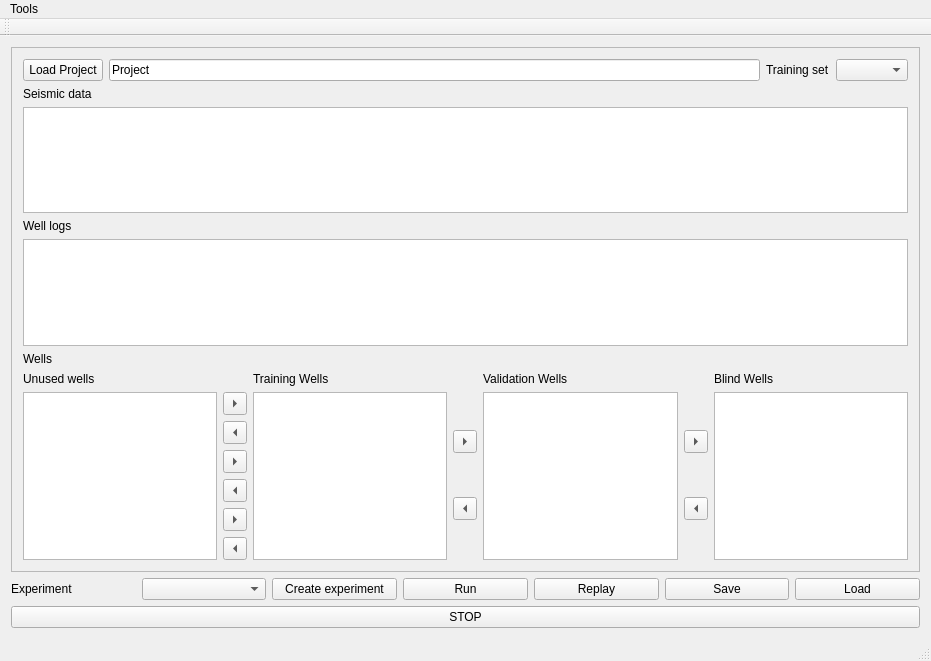
<?xml version="1.0" encoding="UTF-8"?>
<ui version="4.0">
 <class>BnniMainWindow</class>
 <widget class="QMainWindow" name="BnniMainWindow">
  <property name="geometry">
   <rect>
    <x>0</x>
    <y>0</y>
    <width>931</width>
    <height>661</height>
   </rect>
  </property>
  <property name="windowTitle">
   <string>BnniMainWindow</string>
  </property>
  <widget class="QWidget" name="centralWidget">
   <layout class="QVBoxLayout" name="mainVerticalLayout">
    <item>
     <widget class="QScrollArea" name="scrollArea">
      <property name="widgetResizable">
       <bool>true</bool>
      </property>
      <widget class="QWidget" name="notCentralWidget">
       <property name="geometry">
        <rect>
         <x>0</x>
         <y>0</y>
         <width>909</width>
         <height>509</height>
        </rect>
       </property>
       <layout class="QVBoxLayout" name="verticalLayout">
        <item>
         <layout class="QHBoxLayout" name="survey_layout">
          <item>
           <widget class="QPushButton" name="loadProject">
            <property name="text">
             <string>Load Project</string>
            </property>
           </widget>
          </item>
          <item>
           <widget class="QLineEdit" name="projectLineEdit">
            <property name="text">
             <string>Project</string>
            </property>
            <property name="readOnly">
             <bool>true</bool>
            </property>
           </widget>
          </item>
          <item>
           <layout class="QHBoxLayout" name="horizontalLayout">
            <item>
             <widget class="QLabel" name="label_4">
              <property name="text">
               <string>Training set</string>
              </property>
             </widget>
            </item>
            <item>
             <widget class="QComboBox" name="jsonComboBox"/>
            </item>
           </layout>
          </item>
         </layout>
        </item>
        <item>
         <widget class="QLabel" name="seismic">
          <property name="text">
           <string>Seismic data</string>
          </property>
         </widget>
        </item>
        <item>
         <widget class="QTableWidget" name="seismicTable">
          <property name="selectionMode">
           <enum>QAbstractItemView::MultiSelection</enum>
          </property>
          <property name="selectionBehavior">
           <enum>QAbstractItemView::SelectRows</enum>
          </property>
         </widget>
        </item>
        <item>
         <widget class="QLabel" name="logs">
          <property name="text">
           <string>Well logs</string>
          </property>
         </widget>
        </item>
        <item>
         <widget class="QTableWidget" name="logTable">
          <property name="selectionMode">
           <enum>QAbstractItemView::MultiSelection</enum>
          </property>
          <property name="selectionBehavior">
           <enum>QAbstractItemView::SelectRows</enum>
          </property>
         </widget>
        </item>
        <item>
         <widget class="QLabel" name="wells">
          <property name="text">
           <string>Wells</string>
          </property>
         </widget>
        </item>
        <item>
         <layout class="QGridLayout" name="gridLayout">
          <item row="1" column="0">
           <widget class="QListWidget" name="wellList">
            <property name="dragEnabled">
             <bool>false</bool>
            </property>
            <property name="dragDropMode">
             <enum>QAbstractItemView::NoDragDrop</enum>
            </property>
            <property name="defaultDropAction">
             <enum>Qt::MoveAction</enum>
            </property>
            <property name="selectionMode">
             <enum>QAbstractItemView::MultiSelection</enum>
            </property>
            <property name="sortingEnabled">
             <bool>true</bool>
            </property>
           </widget>
          </item>
          <item row="1" column="5">
           <layout class="QVBoxLayout" name="verticalLayout_2">
            <item>
             <widget class="QToolButton" name="trainToVal">
              <property name="text">
               <string>...</string>
              </property>
              <property name="arrowType">
               <enum>Qt::RightArrow</enum>
              </property>
             </widget>
            </item>
            <item>
             <widget class="QToolButton" name="valToTrain">
              <property name="text">
               <string>...</string>
              </property>
              <property name="arrowType">
               <enum>Qt::LeftArrow</enum>
              </property>
             </widget>
            </item>
           </layout>
          </item>
          <item row="0" column="2">
           <widget class="QLabel" name="trainLabel">
            <property name="text">
             <string>Training Wells</string>
            </property>
           </widget>
          </item>
          <item row="1" column="8">
           <layout class="QVBoxLayout" name="verticalLayout_3">
            <item>
             <widget class="QToolButton" name="valToBlind">
              <property name="text">
               <string>...</string>
              </property>
              <property name="arrowType">
               <enum>Qt::RightArrow</enum>
              </property>
             </widget>
            </item>
            <item>
             <widget class="QToolButton" name="blindToVal">
              <property name="text">
               <string>...</string>
              </property>
              <property name="arrowType">
               <enum>Qt::LeftArrow</enum>
              </property>
             </widget>
            </item>
           </layout>
          </item>
          <item row="0" column="0">
           <widget class="QLabel" name="label">
            <property name="text">
             <string>Unused wells</string>
            </property>
           </widget>
          </item>
          <item row="1" column="1">
           <layout class="QVBoxLayout" name="gridButtonLayout">
            <item>
             <widget class="QToolButton" name="unusedTotrain">
              <property name="text">
               <string>...</string>
              </property>
              <property name="arrowType">
               <enum>Qt::RightArrow</enum>
              </property>
             </widget>
            </item>
            <item>
             <widget class="QToolButton" name="trainToUnused">
              <property name="text">
               <string>...</string>
              </property>
              <property name="arrowType">
               <enum>Qt::LeftArrow</enum>
              </property>
             </widget>
            </item>
            <item>
             <widget class="QToolButton" name="unusedToVal">
              <property name="text">
               <string>...</string>
              </property>
              <property name="arrowType">
               <enum>Qt::RightArrow</enum>
              </property>
             </widget>
            </item>
            <item>
             <widget class="QToolButton" name="valToUnused">
              <property name="text">
               <string>...</string>
              </property>
              <property name="arrowType">
               <enum>Qt::LeftArrow</enum>
              </property>
             </widget>
            </item>
            <item>
             <widget class="QToolButton" name="unusedToBlind">
              <property name="text">
               <string>...</string>
              </property>
              <property name="arrowType">
               <enum>Qt::RightArrow</enum>
              </property>
             </widget>
            </item>
            <item>
             <widget class="QToolButton" name="blindToUnused">
              <property name="text">
               <string>...</string>
              </property>
              <property name="arrowType">
               <enum>Qt::LeftArrow</enum>
              </property>
             </widget>
            </item>
           </layout>
          </item>
          <item row="1" column="2">
           <widget class="QListWidget" name="trainList">
            <property name="dragEnabled">
             <bool>false</bool>
            </property>
            <property name="dragDropMode">
             <enum>QAbstractItemView::NoDragDrop</enum>
            </property>
            <property name="defaultDropAction">
             <enum>Qt::MoveAction</enum>
            </property>
            <property name="selectionMode">
             <enum>QAbstractItemView::MultiSelection</enum>
            </property>
            <property name="sortingEnabled">
             <bool>true</bool>
            </property>
           </widget>
          </item>
          <item row="0" column="6">
           <widget class="QLabel" name="valLabel">
            <property name="text">
             <string>Validation Wells</string>
            </property>
           </widget>
          </item>
          <item row="0" column="9">
           <widget class="QLabel" name="blindLabel">
            <property name="text">
             <string>Blind Wells</string>
            </property>
           </widget>
          </item>
          <item row="1" column="6">
           <widget class="QListWidget" name="validationList">
            <property name="dragEnabled">
             <bool>false</bool>
            </property>
            <property name="dragDropMode">
             <enum>QAbstractItemView::NoDragDrop</enum>
            </property>
            <property name="defaultDropAction">
             <enum>Qt::MoveAction</enum>
            </property>
            <property name="selectionMode">
             <enum>QAbstractItemView::MultiSelection</enum>
            </property>
            <property name="sortingEnabled">
             <bool>true</bool>
            </property>
           </widget>
          </item>
          <item row="1" column="9">
           <widget class="QListWidget" name="blindList">
            <property name="selectionMode">
             <enum>QAbstractItemView::MultiSelection</enum>
            </property>
           </widget>
          </item>
         </layout>
        </item>
        <item>
         <layout class="QVBoxLayout" name="collapseHolder"/>
        </item>
       </layout>
      </widget>
     </widget>
    </item>
    <item>
     <layout class="QHBoxLayout" name="ConfigHolder">
      <item>
       <widget class="QLabel" name="label_5">
        <property name="text">
         <string>Experiment</string>
        </property>
       </widget>
      </item>
      <item>
       <widget class="QComboBox" name="configComboBox"/>
      </item>
      <item>
       <widget class="QPushButton" name="createConfigButton">
        <property name="text">
         <string>Create experiment</string>
        </property>
       </widget>
      </item>
      <item>
       <widget class="QPushButton" name="launcher">
        <property name="text">
         <string>Run</string>
        </property>
       </widget>
      </item>
      <item>
       <widget class="QPushButton" name="replayButton">
        <property name="text">
         <string>Replay</string>
        </property>
       </widget>
      </item>
      <item>
       <widget class="QPushButton" name="saveConfigButton">
        <property name="text">
         <string>Save</string>
        </property>
       </widget>
      </item>
      <item>
       <widget class="QPushButton" name="loadConfigButton">
        <property name="text">
         <string>Load</string>
        </property>
       </widget>
      </item>
     </layout>
    </item>
    <item>
     <widget class="QPushButton" name="stopProcess">
      <property name="text">
       <string>STOP</string>
      </property>
     </widget>
    </item>
   </layout>
  </widget>
  <widget class="QMenuBar" name="menuBar">
   <property name="geometry">
    <rect>
     <x>0</x>
     <y>0</y>
     <width>931</width>
     <height>23</height>
    </rect>
   </property>
   <widget class="QMenu" name="menuTools">
    <property name="title">
     <string>Tools</string>
    </property>
    <addaction name="actionOpen_Well_Viewers"/>
    <addaction name="actionGeneralizeSection"/>
    <addaction name="actionGeneralizeCarte"/>
    <addaction name="actionDemo_BNNI"/>
    <addaction name="actionGenetic_Algorithm"/>
   </widget>
   <addaction name="menuTools"/>
  </widget>
  <widget class="QToolBar" name="mainToolBar">
   <attribute name="toolBarArea">
    <enum>TopToolBarArea</enum>
   </attribute>
   <attribute name="toolBarBreak">
    <bool>false</bool>
   </attribute>
  </widget>
  <widget class="QStatusBar" name="statusBar"/>
  <action name="actionOpen_Well_Viewers">
   <property name="text">
    <string>Open Well Viewers</string>
   </property>
  </action>
  <action name="actionGeneralizeSection">
   <property name="text">
    <string>Generalize Section</string>
   </property>
  </action>
  <action name="actionDemo_BNNI">
   <property name="text">
    <string>Demo BNNI</string>
   </property>
  </action>
  <action name="actionLoadFromConfig">
   <property name="text">
    <string>Load from config</string>
   </property>
  </action>
  <action name="actionGeneralizeCarte">
   <property name="text">
    <string>Generalize Carte</string>
   </property>
  </action>
  <action name="actionGenetic_Algorithm">
   <property name="text">
    <string>Genetic Algorithm</string>
   </property>
  </action>
 </widget>
 <layoutdefault spacing="6" margin="11"/>
 <resources/>
 <connections/>
</ui>
